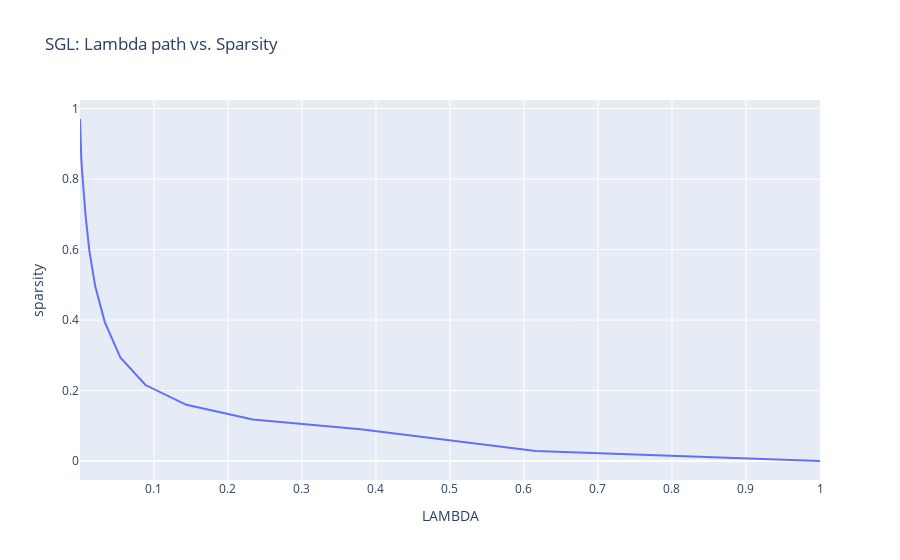

Notebook code cell kept with this figure:
### Code cell
x = P_SGL.modelselect_stats['SP']
y = P_SGL.modelselect_stats['LAMBDA']

trace = go.Scatter(x=y.flatten(), y=x.flatten(), mode='lines')
data = [trace]

layout = go.Layout(title='SGL: Lambda path vs. Sparsity', xaxis_title='LAMBDA', yaxis_title='sparsity')
fig = go.Figure(data=data, layout=layout)
fig.show()

### Figure 1 — Plotly figure (JSON) as saved in the notebook; plotly's stock layout.template omitted (floating-point values rounded to 4 significant figures)
{"data": [{"mode": "lines", "type": "scatter", "x": [1, 0.6158, 0.3793, 0.2336, 0.1438, 0.08859, 0.05456, 0.0336, 0.02069, 0.01274, 0.007848, 0.004833, 0.002976, 0.001833, 0.001129, 0.0006952, 0.0004281, 0.0002637, 0.0001624, 0.0001], "y": [0, 0.02834, 0.0901, 0.1175, 0.1595, 0.2156, 0.2942, 0.3943, 0.4958, 0.5964, 0.6918, 0.761, 0.8192, 0.8585, 0.8942, 0.9204, 0.9381, 0.9508, 0.9627, 0.9706]}], "layout": {"autosize": true, "title": {"text": "SGL: Lambda path vs. Sparsity"}, "xaxis": {"autorange": true, "range": [0.0001, 1], "title": {"text": "LAMBDA"}, "type": "linear"}, "yaxis": {"autorange": true, "range": [-0.05392, 1.025], "title": {"text": "sparsity"}, "type": "linear"}}}
